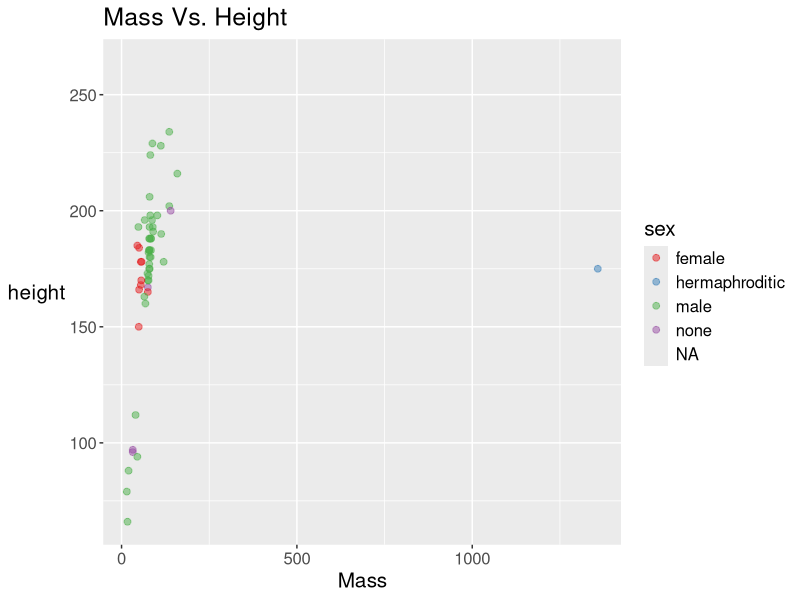
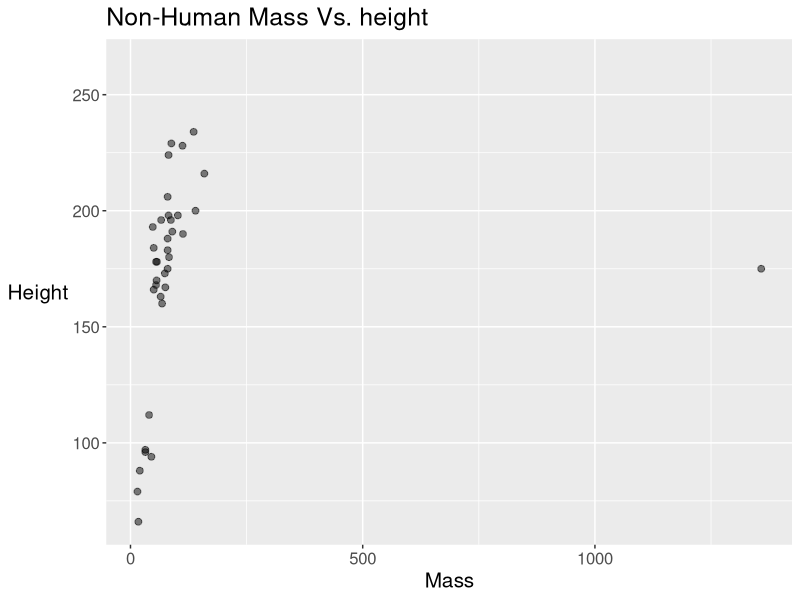
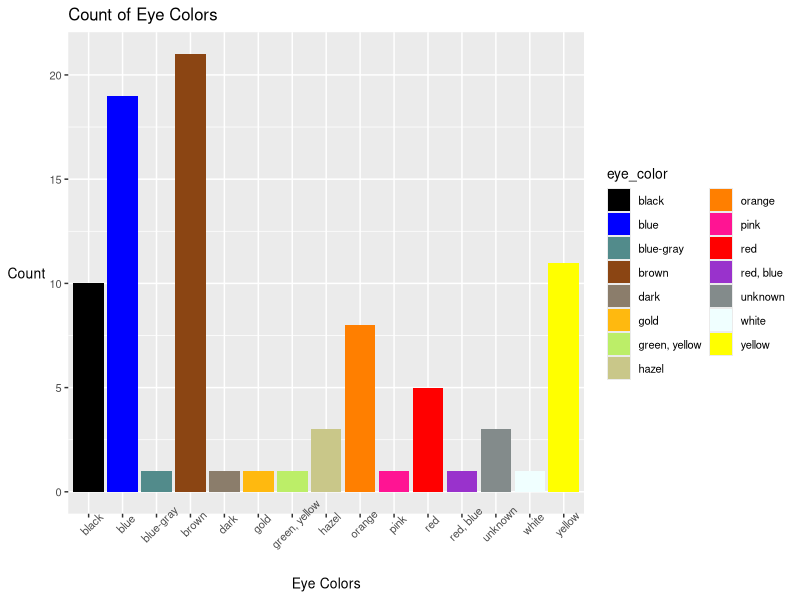
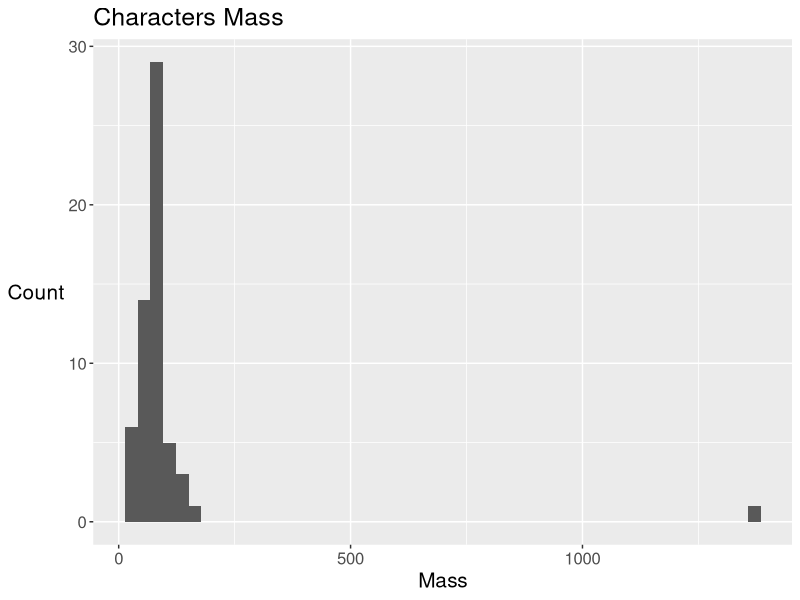

Write R code to recreate these figures, in order.
## ---- chunk 1
#| message: false
library(tidyverse)
library(RColorBrewer)
## ---- chunk 2
starwars
## ---- chunk 3
not_humans <- filter(starwars, species != "Human")
## ---- chunk 4
nrow(not_humans)
## ---- chunk 5
ggplot(starwars, aes(x = mass, y = height, color = sex)) +
    geom_point(size = 2, alpha = 0.5, na.rm = T) +
    labs(title = "Mass Vs. Height", x = "Mass", y = "height") +
    scale_color_brewer(palette = "Set1") +
    theme(
        text = element_text(size = 15),
        axis.title.y = element_text(angle  = 0, vjust  = 0.5)
    )
## ---- chunk 6
ggplot(not_humans, aes(x = mass, y = height)) +
    geom_point(size = 2, alpha = 0.5, na.rm = T) +
    labs(title = "Non-Human Mass Vs. height", x = "Mass", y = "Height") +
    scale_color_brewer(palette = "Set1") +
    theme(
        text = element_text(size = 15),
        axis.title.y = element_text(angle = 0, vjust = 0.5)
    )
## ---- chunk 7
custom_colors <- c(
    "black" = "black", 
    "blue" = "blue", 
    "blue-gray" = "darkslategray4", 
    "brown" = "chocolate4", 
    "dark" = "bisque4",
    "gold" = "darkgoldenrod1",
    "green, yellow" = "darkolivegreen2",
    "hazel" = "#C9C789",
    "orange" = "darkorange1",
    "pink" = "deeppink",
    "red" = "red",
    "red, blue" = "darkorchid",
    "unknown" = "azure4",
    "white" = "azure",
    "yellow" = "yellow"
)
ggplot(starwars, aes(x = eye_color, fill = eye_color)) +
    geom_bar() +
    scale_fill_manual(values = custom_colors) +
    labs(title = "Count of Eye Colors", x = "Eye Colors", y = "Count") +
    guides(fill = guide_legend(ncol = 2)) +
    theme(
        text = element_text(size = 10),
        axis.title.y = element_text(angle = 0, vjust = 0.5),
        axis.text.x = element_text(angle = 45)
    )
## ---- chunk 8
ggplot(starwars, aes(x = mass)) +  
    geom_histogram(bins = 50) +
    labs(title = "Characters Mass", x = "Mass", y = "Count") +
    theme(
        text = element_text(size = 15),
        axis.title.y = element_text(angle = 0, vjust = 0.5)
    )
